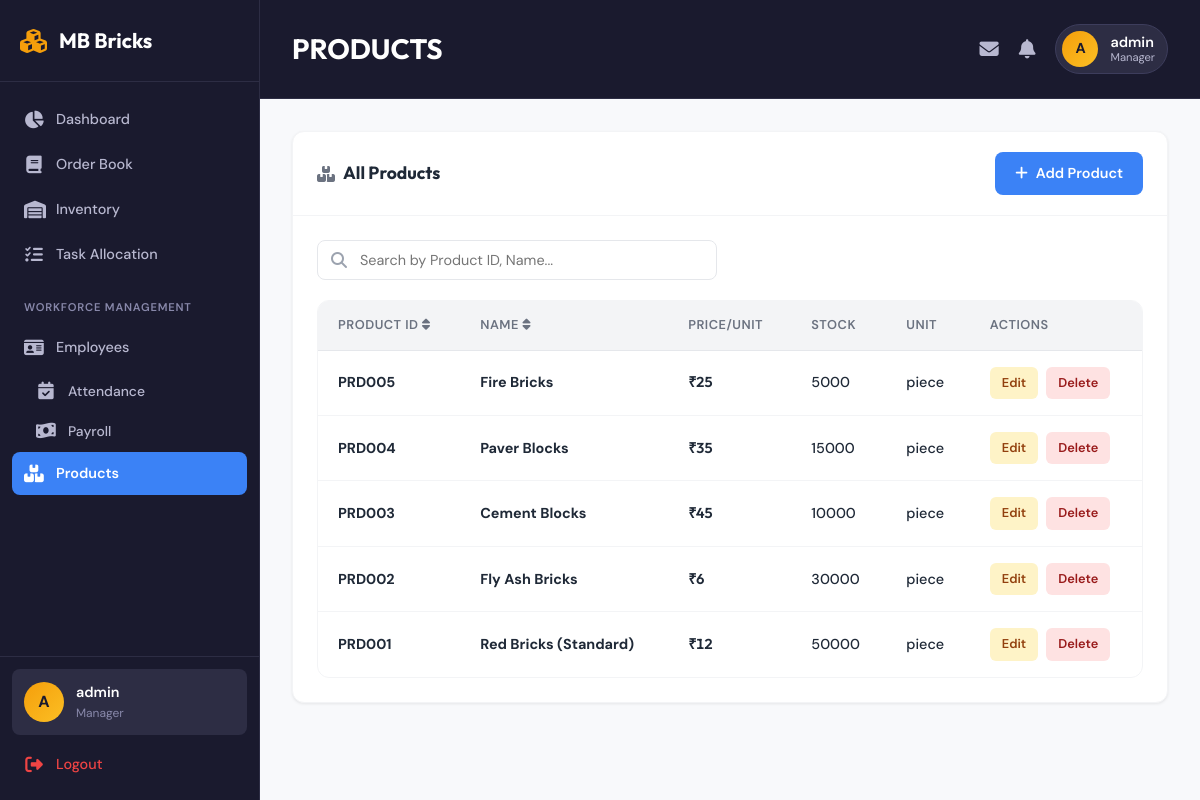
Screenshot of /products (signed in) with the database file from the repository.
### tables this page shows
CREATE TABLE products (
            id INTEGER PRIMARY KEY AUTOINCREMENT,
            name TEXT NOT NULL,
            category TEXT NOT NULL,
            price_per_unit REAL NOT NULL,
            unit TEXT DEFAULT 'piece',
            stock_quantity INTEGER DEFAULT 0,
            description TEXT,
            created_at TIMESTAMP DEFAULT CURRENT_TIMESTAMP
        );

### app.py (the view)
@app.route('/products')
@login_required
def products():
    if session.get('user_role') not in ['Manager', 'Supervisor']:
        flash('Access denied. Manager or Supervisor role required.', 'danger')
        return redirect(url_for('dashboard'))
    db = get_db()
    all_products = db.execute('SELECT * FROM products ORDER BY id DESC').fetchall()
    return render_template('products.html', products=all_products)

### app.py (called while the page is built, shortened)
def format_indian_currency(amount):
    if amount is None:
        amount = 0
    amount = int(round(amount))
    if amount < 0:
        return '-₹' + format_indian_currency(-amount)[1:]
    s = str(amount)
    if len(s) <= 3:
        return '₹' + s

def login_required(f):
    @wraps(f)
    def decorated_function(*args, **kwargs):
        if 'user_id' not in session:
            flash('Please login to access this page.', 'warning')
            return redirect(url_for('login'))
        return f(*args, **kwargs)
    return decorated_function

def convert_datetime(val):
    return datetime.fromisoformat(val.decode())

def get_db():
    if 'db' not in g:
        g.db = sqlite3.connect(DATABASE, detect_types=sqlite3.PARSE_DECLTYPES | sqlite3.PARSE_COLNAMES)
        g.db.row_factory = sqlite3.Row
    return g.db

### templates/products.html (shortened to what this page needs)
{% extends 'base.html' %}
{% block header %}PRODUCTS{% endblock %}
{% block content %}
<div class="card">
    <div class="card-header">
        <h2><i class="fas fa-boxes"></i> All Products</h2>
        {% if session.get('user_role') == 'Manager' %}
        <a href="{{ url_for('add_product') }}" class="btn btn-primary">
            <i class="fas fa-plus"></i> Add Product
        </a>
        {% endif %}
    </div>
    <div class="card-body">
        <div class="search-bar mb-2">
            <div class="search-input-wrapper">
                <i class="fas fa-search search-icon"></i>
                <input type="text" id="productSearch" class="form-control search-input" placeholder="Search by Product ID, Name...">
            </div>
        </div>
        {% if products %}
        <div class="table-container table-responsive">
            <table id="productsTable">
                <thead>
                    <tr>
                        <th class="sortable" data-sort="id" onclick="sortTable(0)">Product ID <i class="fas fa-sort"></i></th>
                        <th class="sortable" data-sort="name" onclick="sortTable(1)">Name <i class="fas fa-sort"></i></th>
                        <th>Price/Unit</th>
                        <th>Stock</th>
                        <th>Unit</th>
                        <th>Actions</th>
                    </tr>
                </thead>
                <tbody>
                    {% for product in products %}
                    <tr class="product-row {% if product.stock_quantity < 100 %}low-stock{% endif %}">
                        <td><strong>PRD{{ "%03d"|format(product.id) }}</strong></td>
                        <td><strong>{{ product.name }}</strong></td>
                        <td class="currency">{{ product.price_per_unit|indian_currency }}</td>
                        <td>{{ product.stock_quantity }}</td>
                        <td>{{ product.unit }}</td>
                        <td>
                            <div class="btn-group">
                                {% if session.get('user_role') == 'Manager' %}
                                <a href="{{ url_for('edit_product', id=product.id) }}" class="action-btn edit">Edit</a>
                                <a href="{{ url_for('delete_product', id=product.id) }}" class="action-btn delete" onclick="return confirm('Are you sure you want to delete this product?')">Delete</a>
                                {% else %}
                                <span class="action-btn view" style="cursor: default;">View Only</span>
                                {% endif %}
                            </div>
                        </td>
                    </tr>
                    {% endfor %}
                </tbody>
            </table>
        </div>
        {% endif %}
    </div>
</div>
{% endblock %}

### static/css/style.css (style rules this page uses)
:root { --primary: #3b82f6; --primary-dark: #2563eb; --primary-light: #60a5fa; --primary-subtle: #dbeafe; --bg-primary: #f8f9fb; --bg-secondary: #f3f4f6; --bg-white: #ffffff; --bg-card: #ffffff; --bg-hover: #f9fafb; --bg-sidebar: #ffffff; --text-primary: #1f2937; --text-secondary: #6b7280; --text-tertiary: #9ca3af; --text-light: #d1d5db; --border-light: #f3f4f6; --border-medium: #e5e7eb; --border-dark: #d1d5db; --success: #10b981; --success-bg: #d1fae5; --success-text: #065f46; --warning: #f59e0b; --warning-bg: #fef3c7; --warning-text: #92400e; --danger: #ef4444; --danger-bg: #fee2e2; --danger-text: #991b1b; --info: #3b82f6; --info-bg: #dbeafe; --info-text: #1e40af; --shadow-xs: 0 1px 2px rgba(0, 0, 0, 0.05); --shadow-sm: 0 1px 3px rgba(0, 0, 0, 0.08); --shadow-md: 0 4px 6px -1px rgba(0, 0, 0, 0.08); --shadow-lg: 0 10px 15px -3px rgba(0, 0, 0, 0.08); --shadow-xl: 0 20px 25px -5px rgba(0, 0, 0, 0.08); --radius-sm: 6px; --radius: 8px; --radius-md: 10px; --radius-lg: 12px; --radius-xl: 16px; --radius-full: 9999px; --space-xs: 4px; --space-sm: 8px; --space-md: 16px; --space-lg: 24px; --space-xl: 32px; }
* { margin: 0; padding: 0; box-sizing: border-box; }
body { font-family: 'DM Sans', -apple-system, BlinkMacSystemFont, 'Segoe UI', sans-serif; background: var(--bg-primary); color: var(--text-primary); line-height: 1.6; font-size: 15px; overflow-x: hidden; -webkit-font-smoothing: antialiased; -moz-osx-font-smoothing: grayscale; }
h1, h2, h3, h4, h5, h6 { font-family: 'Outfit', sans-serif; font-weight: 600; }
.currency, .stat-value, input[type="number"], td.currency { font-family: 'Outfit', monospace; font-weight: 600; letter-spacing: -0.3px; font-feature-settings: 'tnum'; font-variant-numeric: tabular-nums; }
.table-responsive { width: 100%; overflow-x: auto; -webkit-overflow-scrolling: touch; }
.card { background: var(--bg-card); border-radius: var(--radius-lg); box-shadow: var(--shadow-sm); margin-bottom: 24px; overflow: hidden; border: 1px solid var(--border-light); transition: box-shadow 0.2s ease; }
.card-header { padding: 20px 24px; border-bottom: 1px solid var(--border-light); display: flex; justify-content: space-between; align-items: center; }
.card-header h2 { font-size: 1.1rem; font-weight: 700; color: var(--text-primary); display: flex; align-items: center; gap: 8px; font-family: 'Outfit', sans-serif; }
.card-header h2 i { color: var(--text-secondary); font-size: 1rem; }
.card-body { padding: 24px; }
.table-container { overflow-x: auto; border-radius: var(--radius-lg); border: 1px solid var(--border-light); }
table { width: 100%; border-collapse: collapse; }
th { background: var(--bg-secondary); color: var(--text-secondary); padding: 14px 20px; text-align: left; font-weight: 600; font-size: 0.8rem; text-transform: uppercase; letter-spacing: 0.5px; border-bottom: 1px solid var(--border-medium); }
td { padding: 16px 20px; border-bottom: 1px solid var(--border-light); color: var(--text-primary); font-weight: 500; font-size: 0.9rem; }
tr:last-child td { border-bottom: none; }
tbody tr { transition: background 0.15s ease; }
.btn { display: inline-flex; align-items: center; justify-content: center; gap: 8px; padding: 10px 20px; border: none; border-radius: var(--radius); font-size: 0.9rem; font-weight: 600; cursor: pointer; transition: all 0.2s ease; text-decoration: none; font-family: 'DM Sans', sans-serif; }
.btn-primary { background: var(--primary); color: white; }
.btn-group { display: flex; gap: 8px; }
.form-control { width: 100%; padding: 10px 14px; border: 1.5px solid var(--border-medium); border-radius: var(--radius); font-size: 0.9rem; transition: all 0.2s ease; background: var(--bg-white); color: var(--text-primary); font-family: 'DM Sans', sans-serif; }
.mb-2 { margin-bottom: 24px; }
.action-btn { padding: 6px 12px; font-size: 0.8rem; border-radius: var(--radius-sm); text-decoration: none; display: inline-block; font-weight: 600; transition: all 0.2s ease; }
.action-btn.edit { background: var(--warning-bg); color: var(--warning-text); }
.action-btn.delete { background: var(--danger-bg); color: var(--danger-text); }
.search-bar { display: flex; align-items: center; margin-bottom: 20px; }
.search-input-wrapper { position: relative; flex: 1; max-width: 400px; }
.search-icon { position: absolute; left: 14px; top: 50%; transform: translateY(-50%); color: var(--text-tertiary); font-size: 1rem; }
.search-input { padding-left: 42px !important; }

### rows the page displays
products: id "005", name "Fire Bricks", price_per_unit|indian_currency "₹25", stock_quantity "5000", unit "piece"
products: id "004", name "Paver Blocks", price_per_unit|indian_currency "₹35", stock_quantity "15000", unit "piece"
products: id "003", name "Cement Blocks", price_per_unit|indian_currency "₹45", stock_quantity "10000", unit "piece"
products: id "002", name "Fly Ash Bricks", price_per_unit|indian_currency "₹6", stock_quantity "30000", unit "piece"
products: id "001", name "Red Bricks (Standard)", price_per_unit|indian_currency "₹12", stock_quantity "50000", unit "piece"

### other values shown
{{ session.get('username', 'U')[0]|upper }} "A"
{{ session.get('username', 'User') }} "admin"
{{ session.get('user_role', 'Guest') }} "Manager"
